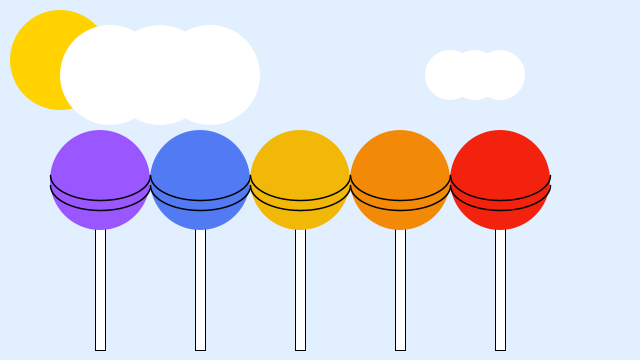
Frame 1 (no input)
Frame 60 (the mouse pressed at the canvas centre just before this capture): identical to frame 1, image omitted
Frame 120 (the mouse held since frame 60 and released just before this capture): identical to frame 1, image omitted

The Processing sketch that drew this single still picture (run headless with seeded random() and noise(); from frame 60 on, the mouse is pressed at the canvas centre):

// Processing sketch: lollipops
// ── lollipops.pde
// Lollipops
// The Coding Train / Daniel Shiffman
// Processing Intro Series

color[] rainbowColors = new int[]{#9A56FF, #527AF2, #F2B807, #F28907, #F2220F};

void setup() {
  size(640, 360);
  colorMode(HSB, 255);
}

void draw() {
  background(150, 30, 255);
  sunshine();
  cloud(110, 75, 100);
  cloud(450, 75, 50);


  for (int i = 0; i < rainbowColors.length; i++) {
    int fillCol = (rainbowColors[i]); //pick a color from the array
    float size = 100; //size of lollipop
    float posX = size; //initial x position
    float posY = height/2; 
    lollipop(posX + size*i, posY, size, fillCol);
  }

}

void cloud(float posX, float posY, float size) {
  for (int i = 0; i < 3; i++) {
    fill(255);
    noStroke();
    circle(posX + size/2*i, posY, size);
  }
}

void lollipop(float x, float y, float size, int fillCol) {
  //stem
  strokeWeight(1);
  fill(255);
  stroke(0);
  rect(x -5, y, 10, height-y-10); 
  
  //lollipop
  noStroke();
  fill(fillCol);
  circle(x, y, size);
  stroke(0);
  noFill();
  strokeWeight(1.5);
  arc(x, y-5, size, size/2, 0, PI);
  arc(x, y+5, size, size/2, 0, PI);
}

void sunshine() {
  noStroke();
  fill(35, 255, 255);
  circle(60, 60, 100);
}

void rainbow() {
  float sw = 15; // stroke weight
  strokeWeight(sw);
  noFill();

  for (int i = 0; i < rainbowColors.length; i++) {
    stroke(rainbowColors[i]); //pick a color from the array
    arc(width/2, (height + 100) - sw*i, width + sw*i, width, PI, PI*2);
  }
}
